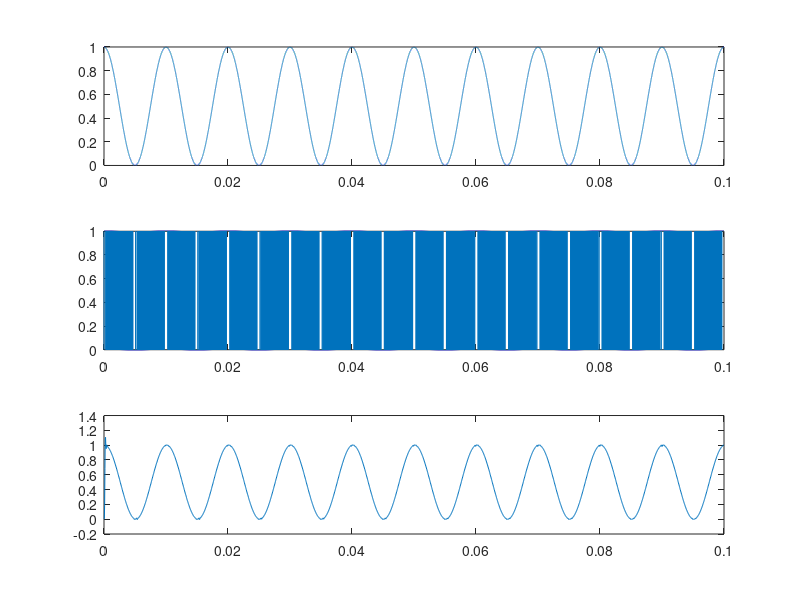
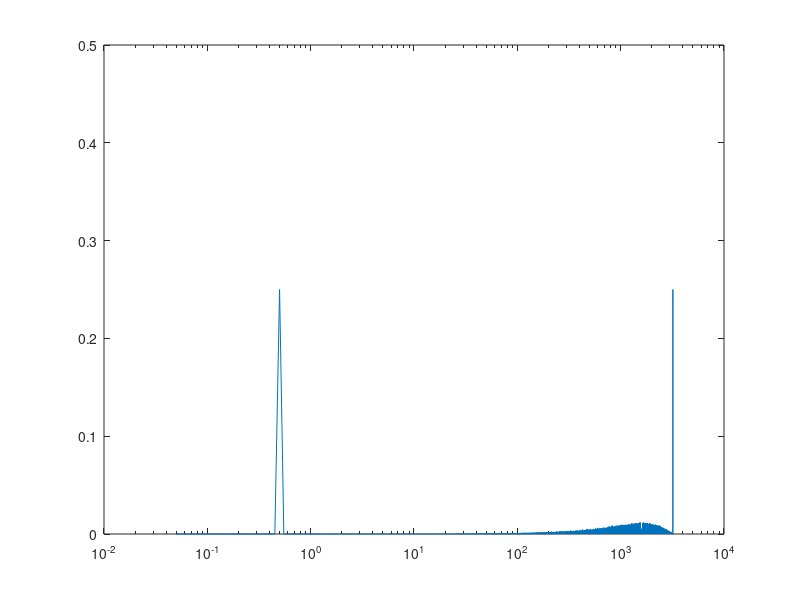

The MATLAB source for these figures, in order:
%------First order Sigma-Delta modulator------%
%based on the block diagram found in Oppenheim

%imports
pkg load signal

%function declaration
freq_sig = 100;
f = @(t) 0.5 + 0.5*cos(2*pi*freq_sig*t);

%parameters
fs = freq_sig * 2;
N = 1; %adc bits
M = 32; % oversample ratio (fs multiplier)
Vmin = -1; %dac low and max values
Vmax = 1;
deltaV = (Vmax - Vmin) / 2^N; %adc voltage step

%signals
duration = 10 * (1/freq_sig); %10 periods
sample_count = M * fs / duration;
t = linspace(0, duration, sample_count);
x = f(t);
y = zeros(1, sample_count);
x_digital = zeros(1, sample_count);
s = zeros(1, sample_count); % integrator output history (x_digit before decimation)

%sample & hold (discretize)

%STF = 1
for i=2:sample_count
  %difference (comparator)
  y(i) = x(i) - y(i-1);

  %accumulate (integrator)
  s(i) = y(i) + s(i-1);

  %quantize (round to 2^N)
  y(i) = round(s(i) / deltaV);
  y(i) = min(max(y(i), 0), 2^N - 1); %range correction
  err = y(i) - s(i)/deltaV;
end

figure(1);
subplot(3, 1, 1);
plot(t, x);
%figure(2);
subplot(3, 1, 2);
plot(t, y);

%Low-pass with cut off at fc=fs/2
[b, a] = butter(6,  1 / (2 * M), 'low');
x_digital = filter(b, a, y);
%decimate
x_digital = downsample(x_digital, M);
t = downsample(t, M);
subplot(3, 1, 3);
plot(t, x_digital);

%FFT plot
f = linspace(0, (fs * M) / 2, sample_count);
y_f = fft(y) / sample_count;
figure(2);
semilogx(f, abs(y_f));
